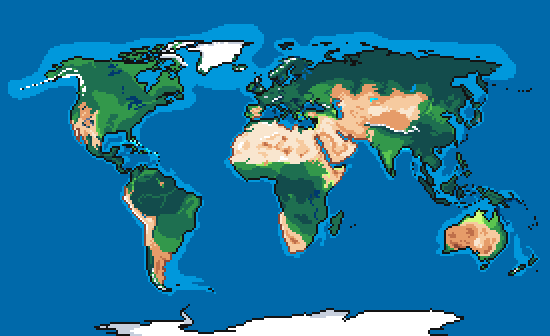
#> input picture assets/map.png, 550 x 336 px, found by its file name
$ python classify.py
#> lines starting #> are read from the running program, lines starting #| are printed output that depends on the picture; after the words box and inside, x2 and y2 are one past the last pixel; in counts of white or black regions, pixels touching at a corner belong together
import cv2
import numpy as np
import json

# Define biome color ranges in HSV
biomes = {
    "ocean": [(90, 50, 50), (130, 255, 255)],  # Blue tones
    "sand": [(15, 50, 100), (35, 255, 255)],  # Yellow/Tan tones
    "grass": [(35, 50, 50), (85, 255, 255)],  # Green tones
    "ice": [(0, 0, 200), (180, 50, 255)],  # White/light blue
}


def classify_biomes(image_path, output_json="biome_coordinates.json"):
#> called with image_path = 'assets\\map.png', output_json = 'biome_coordinates.json'
    image = cv2.imread(image_path)
#> image is the input picture: shape (336, 550, 3); mean B, G, R 156.8, 116.4, 29.2
    hsv = cv2.cvtColor(image, cv2.COLOR_BGR2HSV)
#> hsv: shape (336, 550, 3); mean H, S, V 84.5, 214.2, 166.3

    biome_coords = {biome: [] for biome in biomes}

    for biome, (lower, upper) in biomes.items():
        mask = cv2.inRange(hsv, np.array(lower), np.array(upper))
        coords = np.column_stack(np.where(mask > 0))
        biome_coords[biome] = [
            [int(x), int(y)] for y, x in coords
        ]  # Convert to (x, y) format
#> this loop made 4 passes
#> pass 1, in classify_biomes, `mask = cv2.inRange(hsv, np.array(lower), np.array(upper))`:
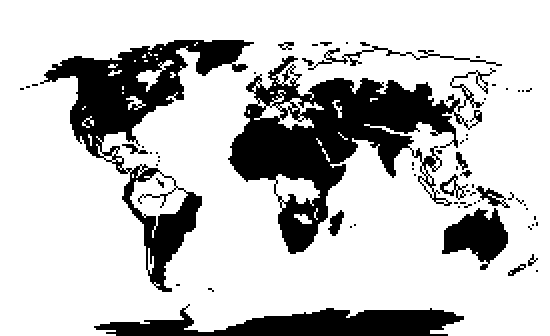
#> mask: shape (336, 550); 77.1% white; 67 black regions (47 under 20 px), largest, box (x1, y1, x2, y2) and area: (228, 56, 496, 254) 18220, (40, 40, 254, 292) 12936, (94, 304, 464, 336) 6560
#> pass 2, in classify_biomes, `mask = cv2.inRange(hsv, np.array(lower), np.array(upper))`:
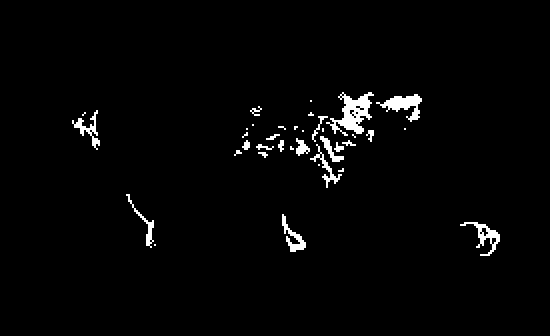
#> mask: shape (336, 550); 2.1% white; 36 white regions (16 under 20 px), largest, box (x1, y1, x2, y2) and area: (326, 92, 374, 136) 908, (376, 94, 422, 122) 532, (460, 222, 500, 256) 384
#> pass 3, in classify_biomes, `mask = cv2.inRange(hsv, np.array(lower), np.array(upper))`:
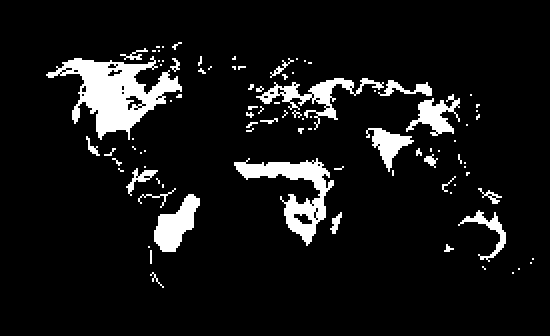
#> mask: shape (336, 550); 8.4% white; 91 white regions (51 under 20 px), largest, box (x1, y1, x2, y2) and area: (46, 56, 182, 140) 4840, (234, 158, 334, 246) 2760, (256, 78, 384, 130) 1560
#> after the loop, biome_coords = 4 items

    # Save to JSON
    with open(output_json, "w") as f:
        json.dump(biome_coords, f, indent=2)

    print(f"Biome coordinates saved to {output_json}")


# Example usage
image_path = "assets\\map.png"  # Change this to your image file
classify_biomes(image_path)
